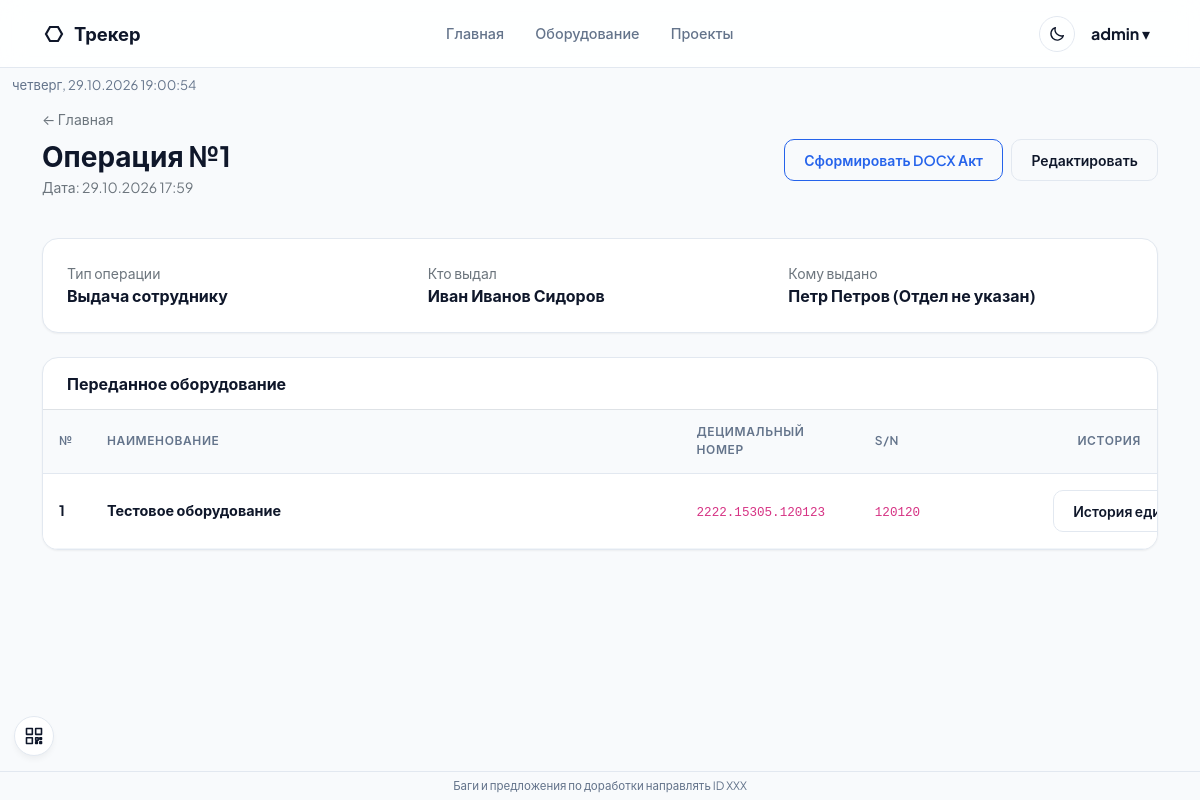
The page /operations/1 (signed in) on the database its author committed.
### app/models.py (models this page shows, shortened)
class User(UserMixin, db.Model):
    __tablename__ = 'users'
    id = db.Column(db.Integer, primary_key=True)
    username = db.Column(db.String(64), unique=True, nullable=False)
    password_hash = db.Column(db.String(256), nullable=False)
    password_plain = db.Column(db.String(256))
    must_change_password = db.Column(db.Boolean, default=False, nullable=False)
    role = db.Column(db.String(20), default='user')
    can_report = db.Column(db.Boolean, default=False)
    can_data = db.Column(db.Boolean, default=False)
    created_at = db.Column(db.DateTime, default=datetime.utcnow)
    equipments = db.relationship('Equipment', backref='owner', lazy='dynamic')
    projects = db.relationship('Project', backref='owner', lazy='dynamic')
    employees = db.relationship('Employee', backref='owner', lazy='dynamic')
    operations = db.relationship('Operation', backref='owner', lazy='dynamic')
    @property
    def is_admin(self):
        return self.role == 'admin'
    @property
    def can_use_report(self):
        return self.is_admin or bool(self.can_report)
    @property
    def can_use_data(self):
        return self.is_admin or bool(self.can_data)

class Operation(db.Model):
    __tablename__ = 'operations'
    id = db.Column(db.Integer, primary_key=True)
    user_id = db.Column(db.Integer, db.ForeignKey('users.id'), nullable=False)
    op_type = db.Column(db.String(20), nullable=False)
    employee_id = db.Column(db.Integer, db.ForeignKey('employees.id'), nullable=True)
    employee = db.relationship('Employee', foreign_keys=[employee_id])
    issuer_employee_id = db.Column(db.Integer, db.ForeignKey('employees.id'), nullable=True)
    issuer = db.relationship('Employee', foreign_keys=[issuer_employee_id])
    recipient_name = db.Column(db.String(255))
    seq_number = db.Column(db.Integer)
    @property
    def party_name(self):
        return self.recipient_name or (self.employee.full_name if self.employee else None)
    @property
    def party_full(self):
        name = self.party_name
        if not name:
            return None
        key = name.strip().casefold()
        for emp in Employee.query.filter_by(user_id=self.user_id).all():
            if emp.full_name.strip().casefold() == key:
                if (emp.kind or 'own') == 'own':
                    return name
                return f'{name} ({emp.department})' if emp.department else f'{name} (Отдел не указан)'
        return f'{name} (Отдел не указан)'
    created_at = db.Column(db.DateTime, default=datetime.utcnow)
    comment = db.Column(db.Text)
    items = db.relationship('OperationItem', backref='operation', cascade="all, delete-orphan")

class Employee(db.Model):
    __tablename__ = 'employees'
    id = db.Column(db.Integer, primary_key=True)
    user_id = db.Column(db.Integer, db.ForeignKey('users.id'), nullable=False)
    full_name = db.Column(db.String(120), nullable=False)
    position = db.Column(db.String(100))
    phone = db.Column(db.String(30))
    kind = db.Column(db.String(10), default='own')
    department = db.Column(db.String(120))

class OperationItem(db.Model):
    __tablename__ = 'operation_items'
    id = db.Column(db.Integer, primary_key=True)
    operation_id = db.Column(db.Integer, db.ForeignKey('operations.id'), nullable=False)
    equipment_id = db.Column(db.Integer, db.ForeignKey('equipments.id'), nullable=False)

class Equipment(db.Model):
    __tablename__ = 'equipments'
    id = db.Column(db.Integer, primary_key=True)
    user_id = db.Column(db.Integer, db.ForeignKey('users.id'), nullable=False)
    name = db.Column(db.String(120), nullable=False)
    category = db.Column(db.String(60))
    decimal_number = db.Column(db.String(100))
    serial_number = db.Column(db.String(100), nullable=True)
    status = db.Column(db.String(80), default='На складе')
    project_id = db.Column(db.Integer, db.ForeignKey('projects.id'), nullable=True)
    kit_id = db.Column(db.Integer, db.ForeignKey('kits.id'), nullable=True)
    received_at = db.Column(db.DateTime, default=datetime.utcnow)
    received_from = db.Column(db.String(255))
    acceptance_report = db.Column(db.String(500))
    photo_path = db.Column(db.String(500))
    status_before_archive = db.Column(db.String(80))
    photos = db.relationship('EquipmentPhoto', backref='equipment', cascade='all, delete-orphan', lazy=True)
    created_at = db.Column(db.DateTime, default=datetime.utcnow)
    operation_items = db.relationship('OperationItem', backref='equipment', lazy=True)

### app/routes/operations.py (the view)
@operations_bp.route('/<int:op_id>')
@login_required
def detail(op_id):
    op = Operation.query.filter_by(id=op_id, user_id=current_user.id).first_or_404()
    return render_template('operations/detail.html', op=op)

### app/routes/main.py (called while the page is built)
def connect_url():
    host = request.host
    name, _, port = host.partition(':') if not host.startswith('[') else (host, '', '')
    if name in ('localhost', '127.0.0.1', '0.0.0.0', ''):
        host = _lan_ip() + (':' + port if port else '')
    return f'{request.scheme}://{host}'

### templates/operations/detail.html (shortened to what this page needs)
{% extends 'base.html' %}
{% block content %}
<div class="mb-4 d-flex justify-content-between align-items-center">
    <div>
        <a href="{{ url_for('main.index') }}" class="small text-secondary text-decoration-none">← Главная</a>
        <h3 class="fw-bold mt-2 mb-1">Операция №{{ op.seq_number or op.id }}</h3>
        <p class="text-secondary small">Дата: {{ op.created_at.strftime('%d.%m.%Y %H:%M') }}</p>
    </div>
    <div class="d-flex gap-2">
        <a href="{{ url_for('operations.generate_docx', op_id=op.id) }}" class="btn-primary-custom text-decoration-none">Сформировать DOCX Акт</a>
        <a href="{{ url_for('operations.edit_operation', op_id=op.id) }}" class="btn btn-secondary-custom text-decoration-none">Редактировать</a>
    </div>
</div>
<div class="card-custom mb-4">
    <div class="row g-3">
        <div class="col-md-4"><span class="text-secondary small d-block">Тип операции</span><strong>{% if op.op_type == 'issue' %}Выдача сотруднику{% else %}Приемка на склад{% endif %}</strong></div>
        <div class="col-md-4"><span class="text-secondary small d-block">{{ 'Кто выдал' if op.op_type == 'issue' else 'Кто принял' }}</span><strong>{{ op.issuer.full_name if op.issuer else '—' }}</strong></div>
        <div class="col-md-4"><span class="text-secondary small d-block">{{ 'Кому выдано' if op.op_type == 'issue' else 'От кого принято' }}</span><strong>{{ op.party_full or '—' }}</strong></div>
    </div>
</div>
<div class="card-custom p-0 overflow-hidden mb-4">
    <div class="p-3 px-4 border-bottom"><h6 class="fw-bold m-0">Переданное оборудование</h6></div>
    <div class="table-scroll"><table class="table-fixed table-custom"><thead><tr><th style="width:48px">№</th><th>Наименование</th><th style="width:16%">Децимальный номер</th><th style="width:16%">S/N</th><th class="col-actions text-end" style="width:120px">История</th></tr></thead>
    <tbody>{% for item in op.items %}<tr><td><strong>{{ loop.index }}</strong></td><td><strong>{{ item.equipment.name }}</strong></td><td><code>{{ item.equipment.decimal_number or '—' }}</code></td><td><code>{{ item.equipment.serial_number or 'б/н' }}</code></td><td class="col-actions text-end"><a href="{{ url_for('equipment.detail', item_id=item.equipment.id) }}" class="btn btn-sm btn-secondary-custom text-decoration-none">История единицы</a></td></tr>{% endfor %}</tbody></table></div>
</div>
{% endblock %}

### templates/base.html (shortened to what this page needs)
<!DOCTYPE html>
<html lang="ru">
<head>
<link href="https://cdn.jsdelivr.net/npm/bootstrap@5.3.0/dist/css/bootstrap.min.css" rel="stylesheet">
<link rel="stylesheet" href="{{ url_for('static', filename='css/style.css') }}">
</head>
<body>
{% if current_user.is_authenticated %}
<nav class="navbar-custom mb-0"><div class="container d-flex align-items-center justify-content-between">
<a class="navbar-brand-custom text-decoration-none" href="{{ url_for('main.index') }}">
<svg class="brand-icon" width="24" height="24" viewBox="0 0 24 24" fill="none" stroke="currentColor" stroke-width="2.2" aria-hidden="true"><polygon points="20,12 16,19 8,19 4,12 8,5 16,5"></polygon></svg>
<span>Трекер</span></a>
<div class="d-flex gap-1 align-items-center">
<a class="nav-link-custom text-decoration-none" href="{{ url_for('main.index') }}">Главная</a>
<a class="nav-link-custom text-decoration-none" href="{{ url_for('equipment.list_equipment') }}">Оборудование</a>
<a class="nav-link-custom text-decoration-none" href="{{ url_for('directory.projects') }}">Проекты</a>
</div>
<div class="d-flex align-items-center gap-2">
<button type="button" id="themeToggle" class="theme-toggle" aria-label="Темная тема" title="Темная тема"></button>
<div class="user-menu-wrap">
<button type="button" class="user-menu-trigger" aria-expanded="false"><strong>{{ current_user.username }}</strong> ▾</button>
</div>
</div></div></nav>
<div class="qr-widget" id="qrWidget">
  <button type="button" class="qr-toggle" title="Подключиться с телефона" aria-label="QR для подключения"><svg viewBox="0 0 24 24"><rect x="3" y="3" width="7" height="7"/><rect x="14" y="3" width="7" height="7"/><rect x="3" y="14" width="7" height="7"/><path d="M14 14h3v3h-3zM19 14h2v2h-2zM14 19h2v2h-2zM19 19h2v2h-2z"/></svg></button>
</div>
{% endif %}
<div id="appClock" class="app-clock-global" aria-live="polite"></div>
<div class="container py-2">
{% block content %}{% endblock %}
</div>
<div class="app-footer">Баги и предложения по доработки направлять ID XXX</div>
</body></html>

### static/css/style.css (style rules this page uses)
:root { --bg-main: #f8fafc; --surface: #ffffff; --text-primary: #0f172a; --text-secondary: #64748b; --accent: #2563eb; --accent-hover: #1d4ed8; --border: #e2e8f0; --border-subtle: #f1f5f9; --radius-lg: 16px; --radius-md: 10px; --radius-sm: 6px; --shadow-sm: 0 1px 2px 0 rgb(0 0 0 / 0.05); --shadow-md: 0 4px 6px -1px rgb(0 0 0 / 0.05); --button-text: var(--accent); --button-bg-hover: var(--accent); }
body { font-family: 'Plus Jakarta Sans', -apple-system, sans-serif; background-color: var(--bg-main); color: var(--text-primary); line-height: 1.5; }
.navbar-custom { background: rgba(255, 255, 255, 0.85); backdrop-filter: blur(12px); border-bottom: 1px solid var(--border); padding: 0.85rem 0; position: sticky; top: 0; z-index: 1000; }
.navbar-brand-custom { font-weight: 700; font-size: 1.15rem; color: var(--text-primary) !important; display: flex; align-items: center; gap: 0.5rem; }
.nav-link-custom { color: var(--text-secondary) !important; font-weight: 500; font-size: 0.9rem; padding: 0.5rem 0.85rem !important; border-radius: var(--radius-sm); transition: all 0.15s ease; }
.card-custom { background: var(--surface); border: 1px solid var(--border); border-radius: var(--radius-lg); box-shadow: var(--shadow-sm); padding: 1.5rem; }
.table-custom { width: 100%; border-collapse: separate; border-spacing: 0; }
.table-custom th { background: var(--bg-main); color: var(--text-secondary); font-size: 0.75rem; font-weight: 600; text-transform: uppercase; letter-spacing: 0.05em; padding: 0.85rem 1rem; border-bottom: 1px solid var(--border); }
.table-custom td { padding: 1rem; font-size: 0.9rem; border-bottom: 1px solid var(--border-subtle); background: var(--surface); vertical-align: middle; }
.btn:not(.btn-close), button:not(.btn-close):not(.user-menu-trigger):not(.menu-button) { background-color: transparent; color: var(--text-primary); border: 1px solid var(--border); }
.btn-primary-custom { background-color: transparent; color: var(--button-text); font-weight: 600; font-size: 0.875rem; padding: 0.6rem 1.2rem; border-radius: var(--radius-md); border: 1px solid var(--accent); display: inline-flex; align-items: center; gap: 0.4rem; }
.btn-secondary-custom { background-color: transparent; color: var(--text-primary); font-weight: 600; font-size: 0.875rem; padding: 0.6rem 1.2rem; border-radius: var(--radius-md); border: 1px solid var(--border); }
.user-menu-wrap { position:relative }
.user-menu-trigger { background:transparent;border:0;color:var(--text-primary);padding:.5rem;cursor:pointer }
.app-footer { position:fixed;left:0;right:0;bottom:0;padding:.35rem .75rem;text-align:center;font-size:.72rem;color:var(--text-secondary);background:color-mix(in srgb,var(--bg-main) 92%,transparent);border-top:1px solid var(--border);z-index:900 }
.theme-toggle { width:36px;height:36px;padding:0;display:inline-flex;align-items:center;justify-content:center; background:transparent;border:1px solid var(--border);border-radius:50%;color:var(--text-primary);cursor:pointer; transition:background-color .15s ease,color .15s ease,border-color .15s ease; }
.app-clock-global { font-size:.82rem;color:var(--text-secondary);margin:.45rem auto .25rem;max-width:1320px;padding:0 .75rem;min-height:1.2rem;text-transform:lowercase }
:root { --bs-link-color-rgb:15,23,42;--bs-link-hover-color-rgb:15,23,42 }
a:not(.btn-primary-custom):not(.btn-secondary-custom):not(.btn-receive-custom):not(.icon-btn):not(.badge-custom):not(.user-menu a):not(.nav-link-custom):not(.navbar-brand-custom):not(.logout-link) { color:var(--text-primary);text-underline-offset:2px }
.table-fixed { table-layout:fixed;min-width:860px }
.table-fixed td,.table-fixed th { overflow-wrap:anywhere;word-break:break-word }
.table-fixed .col-actions { white-space:nowrap;overflow-wrap:normal;word-break:normal }
html,body { overflow-x:hidden }
.table-scroll { overflow-x:hidden }
.qr-widget { position:fixed;left:14px;bottom:44px;z-index:950 }
.qr-toggle { width:40px;height:40px;padding:0;border-radius:50%;display:inline-flex;align-items:center;justify-content:center;background:var(--surface)!important;color:var(--text-primary)!important;border:1px solid var(--border)!important;box-shadow:var(--shadow-md);cursor:pointer }
.qr-toggle svg { width:20px;height:20px;fill:none;stroke:currentColor;stroke-width:1.9;stroke-linecap:round;stroke-linejoin:round }

### rows shown on the page
User: username "admin"
Operation: seq_number "1", created_at "29.10.2026 17:59", op_type "Кто выдал", op_type "Кому выдано", recipient_name.department "Петр Петров (Отдел не указан)"
Employee: issuer "Иван Иванов Сидоров"
OperationItem: equipment.name "Тестовое оборудование", equipment "2222.15305.120123", equipment "120120"
